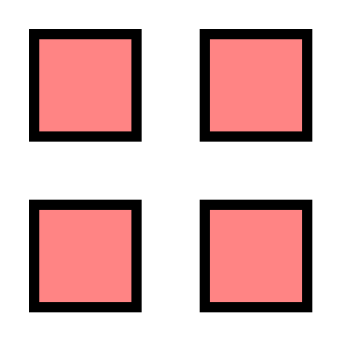

This figure's Python source:
#!/usr/bin/env python3
# -*- coding: utf-8 -*-

# Copyright (c) 2014 Jérémie DECOCK (http://www.jdhp.org)

# Permission is hereby granted, free of charge, to any person obtaining a copy
# of this software and associated documentation files (the "Software"), to deal
# in the Software without restriction, including without limitation the rights
# to use, copy, modify, merge, publish, distribute, sublicense, and/or sell
# copies of the Software, and to permit persons to whom the Software is
# furnished to do so, subject to the following conditions:

# The above copyright notice and this permission notice shall be included in
# all copies or substantial portions of the Software.
 
# THE SOFTWARE IS PROVIDED "AS IS", WITHOUT WARRANTY OF ANY KIND, EXPRESS OR
# IMPLIED, INCLUDING BUT NOT LIMITED TO THE WARRANTIES OF MERCHANTABILITY,
# FITNESS FOR A PARTICULAR PURPOSE AND NONINFRINGEMENT. IN NO EVENT SHALL THE
# AUTHORS OR COPYRIGHT HOLDERS BE LIABLE FOR ANY CLAIM, DAMAGES OR OTHER
# LIABILITY, WHETHER IN AN ACTION OF CONTRACT, TORT OR OTHERWISE, ARISING FROM,
# OUT OF OR IN CONNECTION WITH THE SOFTWARE OR THE USE OR OTHER DEALINGS IN
# THE SOFTWARE.


# SEE:
# - http://cairographics.org/samples/
# - http://cairographics.org/documentation/pycairo/3/reference/index.html
# - http://cairographics.org/pycairo/tutorial/
# - http://www.tortall.net/mu/wiki/CairoTutorial

import cairo
import math

WIDTH, HEIGHT = 256, 256

def main():
    """Main function"""

    # Image surfaces provide the ability to render to memory buffers either
    # allocated by cairo or by the calling code.
    # List of supported surfaces: http://www.cairographics.org/manual/cairo-surfaces.html
    surface = cairo.SVGSurface("fill_and_stroke.svg", WIDTH, HEIGHT)

    # cairo.Context is the object that you send your drawing commands to.
    context = cairo.Context(surface)

    # Normalizing the canvas ([0,1],[0,1]) -> ([0,WIDTH],[0,HEIGHT])
    context.scale(WIDTH, HEIGHT)

    ### DRAW ###
     
    # context.set_source_rgb(0., 0., 0.)
    # context.set_source_rgba(0., 0., 0., 1.)
    #   Sets the source pattern within context to an opaque color. This opaque color
    #   will then be used for any subsequent drawing operation until a new source
    #   pattern is set.
    #   The color components are floating point numbers in the range 0 to 1. If
    #   the values passed in are outside that range, they will be clamped.
    #   The default source pattern is opaque black, (that is, it is equivalent to
    #   cairo_set_source_rgb(context, 0.0, 0.0, 0.0)).
    #   Using set_source_rgb(r, g, b) is equivalent to using
    #   set_source_rgba(r, g, b, 1.0), and it sets your source color to use
    #   full opacity. 
    #
    # context.stroke()
    #   The stroke() operation takes a virtual pen along the current path
    #   according to the current line width, line join, line cap, and dash
    #   settings. After cairo_stroke(), the current path will be cleared from
    #   the cairo context.
    #   See http://www.cairographics.org/manual/cairo-cairo-t.html#cairo-stroke
    #
    # context.fill()
    #   A drawing operator that fills the current path according to the current
    #   fill rule, (each sub-path is implicitly closed before being filled).
    #   After cairo_fill(), the current path will be cleared from the cairo
    #   context.
    #   See http://www.cairographics.org/manual/cairo-cairo-t.html#cairo-fill

    context.set_line_width(0.03)

    # WHITE BACKGROUND

    context.set_source_rgb(1, 1, 1)
    context.rectangle(0, 0, 1, 1)
    context.fill()

    # FILL...

    context.set_source_rgba(1, 0.2, 0.2, 0.6)
    context.rectangle(0.1, 0.1, 0.3, 0.3)
    context.rectangle(0.1, 0.6, 0.3, 0.3)
    context.rectangle(0.6, 0.1, 0.3, 0.3)
    context.rectangle(0.6, 0.6, 0.3, 0.3)
    context.fill_preserve()                # <- PRESERVE PATH FOR STROKE !!!

    # ...AND STROKE

    context.set_source_rgb(0, 0, 0)
    context.stroke()

    ### WRITE THE SVG FILE ###

    surface.finish()

if __name__ == '__main__':
    main()
